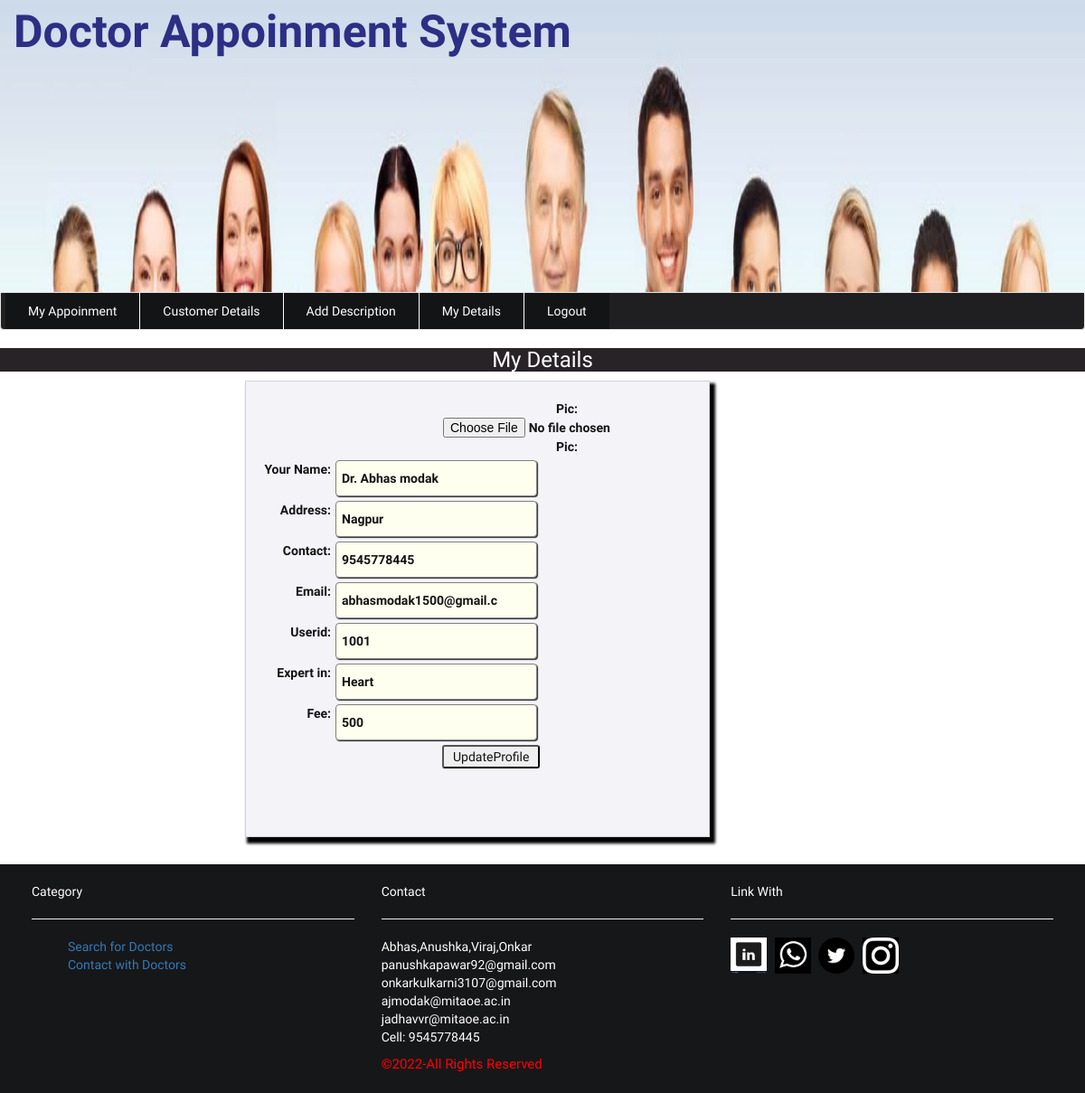
The app's page /doctors/myDetails2.php (signed in) with its own data.
### tables this page shows
CREATE TABLE `doctor` (
  `doc_id` int(22) NOT NULL,
  `doctor_id` varchar(22) NOT NULL,
  `name` varchar(22) NOT NULL,
  `address` varchar(100) NOT NULL,
  `contact` varchar(14) NOT NULL,
  `email` varchar(22) NOT NULL,
  `expertise` varchar(22) NOT NULL,
  `id` int(11) NOT NULL,
  `fee` varchar(111) NOT NULL,
  `userid` varchar(22) NOT NULL,
  `password` varchar(22) NOT NULL,
  `pic` varchar(251) NOT NULL
);

### doctors/myDetails2.php (the view, shortened to what this page needs)
<?php include('header.php'); ?>
				<?php
							include('../config.php');
							$sql="SELECT * FROM doctor where userid='" . $_SESSION["userid"] . "'";
							$q=mysqli_query($conn,$sql);
							$data=mysqli_fetch_array($q);
							$name=$data[2];
							$address=$data[3];
							$contact=$data[4];
							$email=$data[5];
							$userid=$data[9];
							$expertise=$data[6];
							$fee=$data[8];
							$pic=$data[11];
				?>
<div class="login" style="background-color:#fff;">
		<h3 class="text-center" style="background-color:#272327;color: #fff;">My Details</h3>
			<div class="formstyle" style="float: right;padding:20px;border: 1px solid lightgrey;margin-right:415px; margin-bottom:30px;background-color:#f3f3f8;color:#141313;">
				<form action="" method="post" class="text-center form-group">
					<label>
						Pic: <input type="file" name="pic" value=../doctors-pic"<?php echo $pic; ?>" required>Pic:
					</label><br><br>
					<label>
						Your Name: <input type="text" name="name" value="<?php echo $name; ?>" required>
					</label><br><br>
 					<label>
						Address: <input type="text" name="address" value="<?php echo $address; ?>"  required>
					</label><br><br>
					<label>
						Contact: <input type="text" name="contact" value="<?php echo $contact; ?>"  required="required" />
					</label><br><br>
 					<label>
						Email: <input type="email" name="email" value="<?php echo $email; ?>" " required>
					</label><br><br>
					<label>
						Userid: <input type="text" name="userid" value="<?php echo $userid; ?>"  disabled>
					</label><br><br>
					<label>
						Expert in: <input type="email" name="email" value="<?php echo $expertise; ?>"  disabled>
					</label><br><br>
					<label>
						Fee: <input type="text" name="fee" value="<?php echo $fee; ?>"  disabled>
					</label><br><br>
					<button name="submit" type="submit" style="margin-left:30px;width:108px;border-radius: 3px;">UpdateProfile</button> <br>
			</form> <br><br>
	</div>
</div>
  <?php include('../footer.php'); ?>
	</div>
</body>
</html>

### style.css (style rules this page uses)
body { padding: 5px auto; font-family: 'El Messiri', sans-serif; background:url(img/bg3.jpg) fixed no-repeat; background-size:cover; }
input[type="text"],input[type="email"],input[type="password"],input[type="number"],input[type="date"],select,option { text-align: initial; width:223px; box-shadow:1px 1px 1px #2d2a2a; height:40px; line-height: normal; line-break: inherit; background-color: ivory; align-self: normal; margin-left: 5px; border:1px solid grey; border-radius: 4px; padding:4px 6px; float: right; margin-right: 170px; }
label { cursor: pointer; float: right; }
.formstyle { box-shadow: 4px 5px 3px 2px black; }

### records on screen
doctor: name "Dr. Abhas modak", address "Nagpur", contact "9545778445", email "abhasmodak1500@gmail.c", userid "1001", email "Heart", fee "500"
